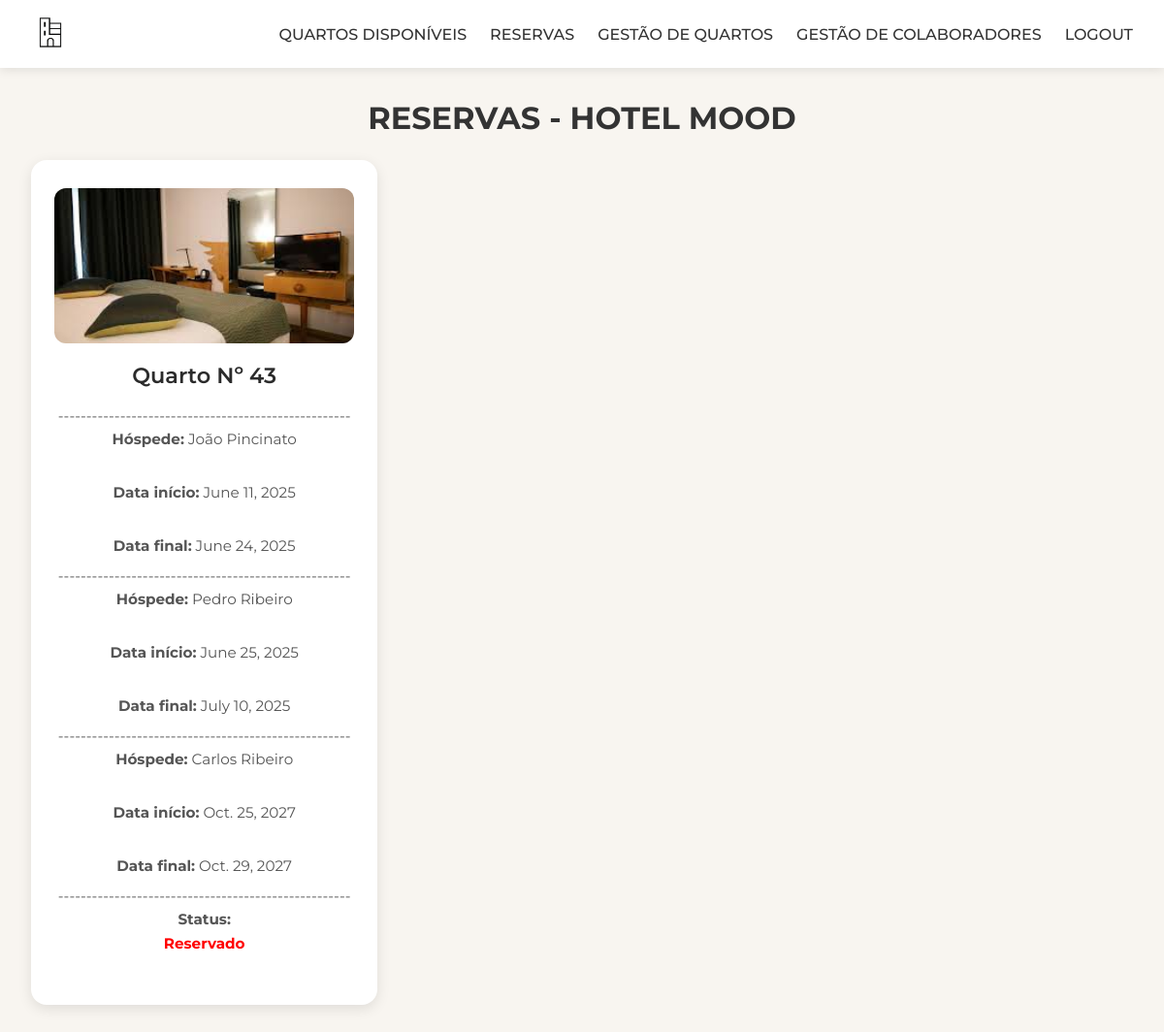
Page /reserva (signed in) on the committed database.
### Hotel/models.py (models this page shows, shortened)
class quarto(models.Model):
    tipo_quarto = [
        ("Solteiro", "Solteiro"),
        ("Premium", "Premium"),
        ("Plus", "Plus"),
    ]
    num_Quarto = models.IntegerField()
    qtd_Hospedes = models.IntegerField()
    tipo = models.CharField(max_length=20, choices=tipo_quarto)
    valor = models.FloatField()
    descricao = models.TextField(max_length=300)
    img = models.ImageField(upload_to='quarto/')

class hospede(models.Model):
    nome = models.CharField(max_length=50)
    cpf = models.CharField(max_length=20)
    data_inicio = models.DateField(default=date.today)
    data_final = models.DateField(default=date.today)
    status = models.BooleanField(default=True)
    quarto = models.ForeignKey(quarto, null=True, blank=True, on_delete=models.SET_NULL)

### Hotel/views.py (the view)
# urls.py: path('reserva', views.reserva, name='reserva'),
@login_required(login_url='/')
def reserva(request):
    hoje = date.today()
    quartos = quarto.objects.all()
    listar_quartos = []
    for quart in quartos:
        ativo = hospede.objects.filter(quarto=quart, data_final__gte=hoje)
        if ativo.exists():
            quart.status = 'RESERVADO'
        else:
            quart.status = 'DISPONIVEL'
        quart.save()
        listar_quartos.append((quart, quart.status, ativo))
    return render(request, 'reservas.html', {'listar_quartos': listar_quartos})

### Hotel/templates/reservas.html (shortened to what this page needs)
{% extends 'index.html' %}
{% load static %}
{% block head %}
    <link rel="stylesheet" href="{% static 'css/reservas.css' %}">
{% endblock %}
{% block body %}
<div class="container">
    <h1>RESERVAS - HOTEL MOOD</h1>
    <div class="reservas">
        {% for quarto, status, hospedes in listar_quartos %}
            {% if status == 'RESERVADO' %}
                <div class="reserva-card">
                    <img src="{{ quarto.img.url }}" alt="Imagem do quarto">
                    <h3>Quarto Nº {{ quarto.num_Quarto }}</h3>
                    <div class="reserva-info">
                        {% for i in hospedes %}
                            <p>----------------------------------------------------</p>
                            <span><strong>Hóspede:</strong> {{ i.nome }}</span><br>
                            <span><strong>Data início:</strong> {{ i.data_inicio }}</span><br>
                            <span><strong>Data final:</strong> {{ i.data_final }}</span>
                        {% endfor %}
                        <span>
                            <p>----------------------------------------------------</p>
                            <strong>Status: <span class="status reservado">Reservado</span></strong>
                        </span>
                    </div>
                </div>
            {% endif %}
        {% empty %}
            <p>Nenhuma reserva encontrada.</p>
        {% endfor %}
    </div>
</div>
{% endblock %}

### static/css/nav.css (style rules this page uses)
:root { --nav-bg-color: #ffffff; --nav-text-color: #333333; --nav-hover-color: #3498db; --nav-active-color: #2980b9; --nav-shadow: 0 2px 10px rgba(0, 0, 0, 0.1); --nav-transition: all 0.3s ease; --nav-height: 70px; --nav-mobile-bg: rgba(255, 255, 255, 0.95); }

### static/css/reservas.css (style rules this page uses)
* { margin: 0; padding: 0; border: 0; outline: 0; box-sizing: border-box; list-style: none; text-decoration: none; font-family: 'Montserrat', sans-serif; }
body { background-color: #f8f5f0; }
.container { max-width: 1200px; margin: 0 auto; padding: 2rem; }
h1, h2 { text-align: center; color: #333; margin-bottom: 1.5rem; }
.reservas { display: grid; grid-template-columns: repeat(auto-fill, minmax(300px, 1fr)); gap: 2rem; }
.reserva-card { background-color: #fff; border-radius: 16px; box-shadow: 0 4px 14px rgba(0, 0, 0, 0.1); padding: 1.8rem 1.5rem; transition: transform 0.3s ease, box-shadow 0.3s ease; display: flex; flex-direction: column; justify-content: space-between; min-height: 100%; }
.reserva-card img { width: 100%; height: 160px; object-fit: cover; border-radius: 12px; margin-bottom: 1.2rem; }
.reserva-card h3 { font-size: 1.4rem; font-weight: 600; color: #2b2b2b; margin-bottom: 1rem; text-align: center; }
.reserva-info { font-size: 0.95rem; color: #555; line-height: 1.6; margin-bottom: 1rem; text-align: center; }
.reserva-info span { display: block; margin-bottom: 0.4rem; }
.status.reservado { color: red; font-weight: bold; }

### rows in the picture
quarto: img (picture), num_Quarto "43"
hospede: nome "João Pincinato", data_inicio "June 11, 2025", data_final "June 24, 2025"
hospede: nome "Pedro Ribeiro", data_inicio "June 25, 2025", data_final "July 10, 2025"
hospede: nome "Carlos Ribeiro", data_inicio "Oct. 25, 2027", data_final "Oct. 29, 2027"
